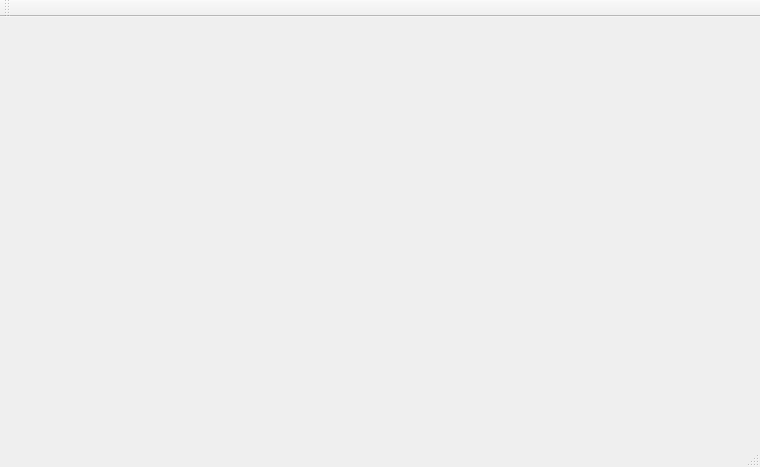
<?xml version="1.0" encoding="UTF-8"?>
<ui version="4.0">
 <class>Player</class>
 <widget class="QMainWindow" name="Player">
  <property name="geometry">
   <rect>
    <x>0</x>
    <y>0</y>
    <width>760</width>
    <height>467</height>
   </rect>
  </property>
  <property name="windowTitle">
   <string>Player</string>
  </property>
  <widget class="QWidget" name="centralWidget">
   <layout class="QHBoxLayout" name="horizontalLayout">
    <item>
     <layout class="QVBoxLayout" name="layout">
      <property name="spacing">
       <number>7</number>
      </property>
     </layout>
    </item>
   </layout>
  </widget>
  <widget class="QMenuBar" name="menuBar">
   <property name="geometry">
    <rect>
     <x>0</x>
     <y>0</y>
     <width>760</width>
     <height>26</height>
    </rect>
   </property>
  </widget>
  <widget class="QToolBar" name="mainToolBar">
   <attribute name="toolBarArea">
    <enum>TopToolBarArea</enum>
   </attribute>
   <attribute name="toolBarBreak">
    <bool>false</bool>
   </attribute>
  </widget>
  <widget class="QStatusBar" name="statusBar"/>
 </widget>
 <layoutdefault spacing="6" margin="11"/>
 <resources/>
 <connections/>
</ui>
